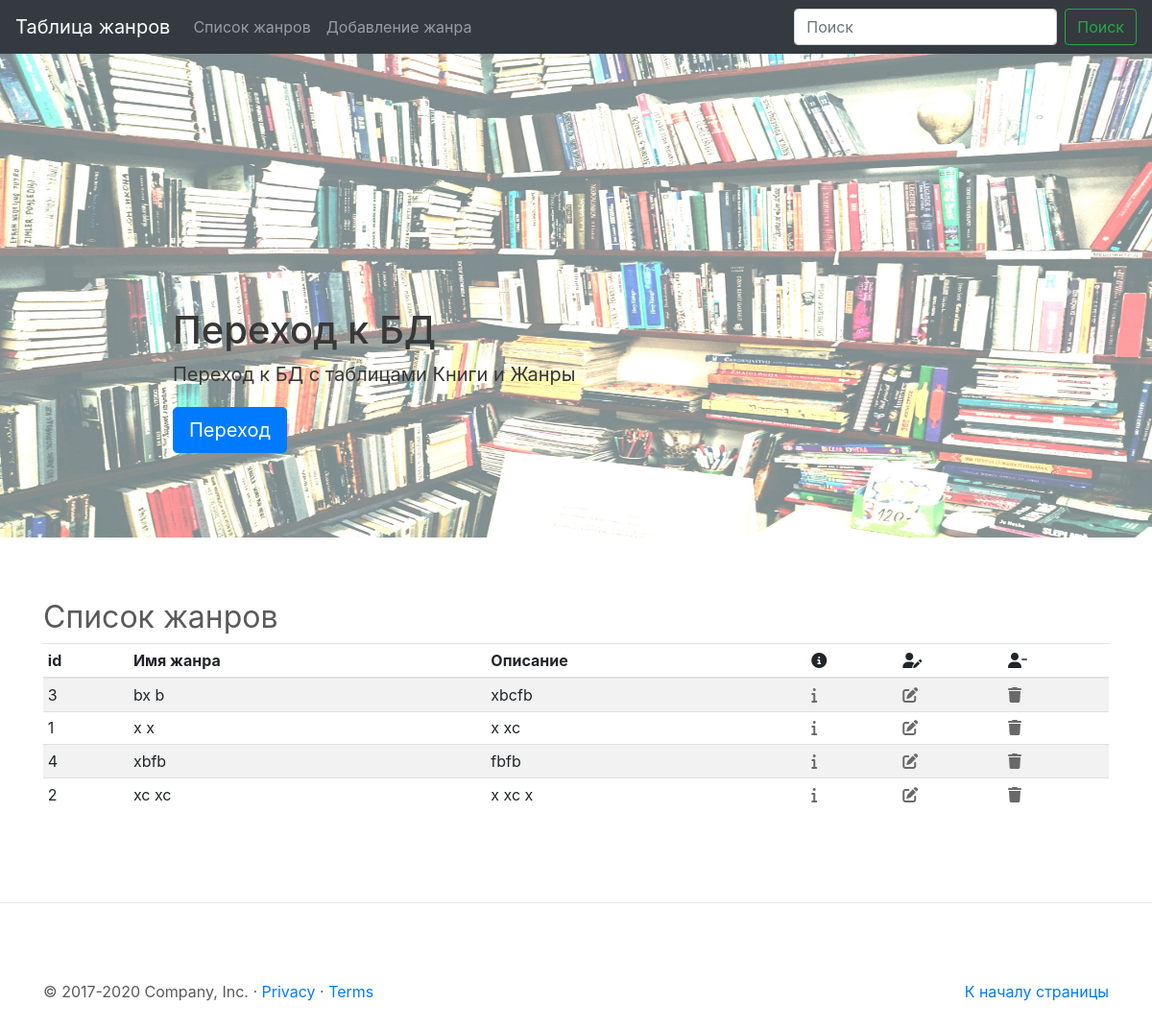
The page /genre/list/ on the database as committed earlier.
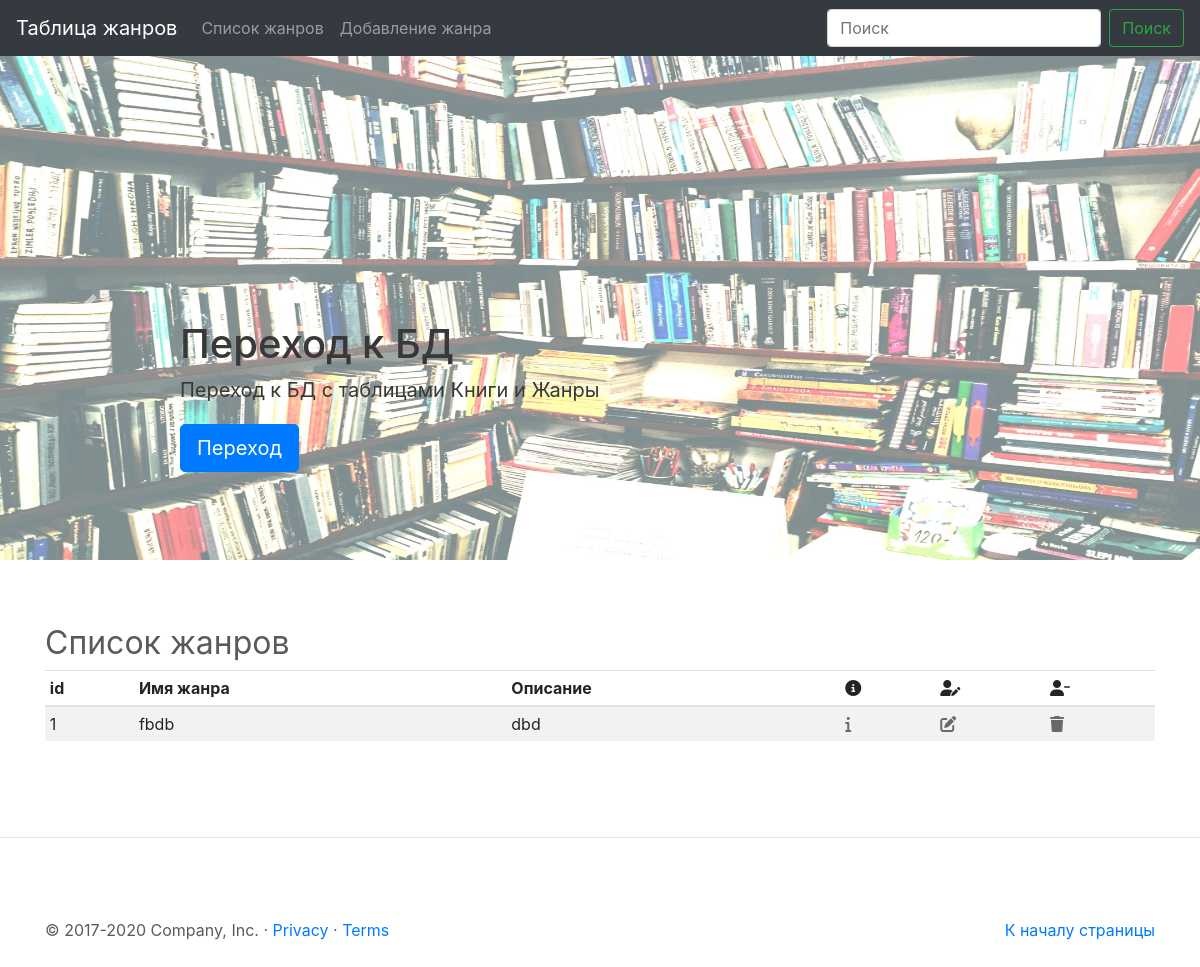
The same page on the database as committed later.
### genre/models.py (models this page shows, shortened)
class Genre(models.Model):
    name = models.CharField(
        verbose_name='Название жанра',
        max_length= 100
    )
    description = models.TextField(
        verbose_name='Описание жанра',
        null=True, # БД позволяет хранить поле пустым
        blank=True, # сигнал Djange, что поле мб пустым
        help_text='Поле может быть пустым'
    )
    class Meta:
        ordering = ['name']

### genre/views.py (the view)
# urls.py: path('list/', GenreList.as_view(), name='list'), # список жанров
class GenreList(ListView):
    template_name = 'genre/list_genre.html'
    context_object_name = 'genre_list'
    model = Genre

### genre/templates/genre/list_genre.html (shortened to what this page needs)
{% extends 'base.html' %}
{% block body %}
    {% include "carousel_genre.html" %}
    <div class="container marketing">
        <h2 id="list-genre">Список жанров</h2>
        <div class="table-responsive">
            <table class="table table-striped table-sm">
                <thead>
                    <tr>
                    <th>id</th>
                    <th>Имя жанра</th>
                    <th>Описание</th>
                    <th><i class="fas fa-info-circle"></i></th>
                    <th><i class="fas fa-user-edit"></i></th>
                    <th><i class="fas fa-user-minus"></i></th>
                    </tr>
                </thead>
                <tbody>
                    {% for genre in genre_list %}
                        <tr>
                            <td>{{ genre.pk }}</td>
                            <td>{{ genre.name }}</td>
                            <td>{{ genre.description }}</td>
                            <td><a href="{% url 'genre:detail' genre.pk %}" title="подробнее"><i style="color:#696969" class="fas fa-info"></i></a></td>
                            <td><a href="{% url 'genre:update' genre.pk %}" title="редактировать"><i style="color:#696969" class="fas fa-edit"></i></a></td>
                            <td><a href="{% url 'genre:delete' genre.pk %}" title="удалить"><i style="color:#696969" class="fas fa-trash"></i></a></td>
                        </tr>
                    {% endfor %}
                </tbody>
            </table>
        </div>
    </div>
{% endblock body %}

### templates/base.html (shortened to what this page needs)
{% load static %}
<!doctype html>
<html lang="ru">
    <head>
        <link rel="stylesheet" href="https://stackpath.bootstrapcdn.com/bootstrap/4.5.0/css/bootstrap.min.css">
        <link href="{% static 'css/carousel.css' %} " rel="stylesheet">
    </head>
    <body>
        {% include "top_menu_genre.html" %}
        <main role="main">
        {% block body %}
        {% endblock body %}
        <hr class="featurette-divider">
        <footer class="container">
            <p class="float-right"><a href="#">К началу страницы</a></p>
            <p>&copy; 2017-2020 Company, Inc. &middot; <a href="#">Privacy</a> &middot; <a href="#">Terms</a></p>
        </footer>
        </main>
    </body>
</html>

### templates/top_menu_genre.html (shortened to what this page needs)
<header>
    <nav class="navbar navbar-expand-md navbar-dark fixed-top bg-dark">
        <a class="navbar-brand" href="#list-genre">Таблица жанров</a>
        <div class="collapse navbar-collapse" id="navbarCollapse">
            <ul class="navbar-nav mr-auto">
                <li class="nav-item">
                    <a class="nav-link" href="{% url 'genre:list' %}">Список жанров<span class="sr-only">(current)</span></a>
                </li>
                <li class="nav-item">
                    <a class="nav-link" href="{% url 'genre:create' %}">Добавление жанра</a>
                </li>
            </ul>
            <form class="form-inline mt-2 mt-md-0">
                <input class="form-control mr-sm-2" type="text" placeholder="Поиск" aria-label="Search">
                <button class="btn btn-outline-success my-2 my-sm-0" type="submit">Поиск</button>
            </form>
        </div>
    </nav>
</header>

### templates/carousel_genre.html (shortened to what this page needs)
{% load static %}
<div id="myCarousel" class="carousel slide" data-ride="carousel">
    <ol class="carousel-indicators">
        <li data-target="#myCarousel" data-slide-to="0" class="active"></li>
        <li data-target="#myCarousel" data-slide-to="1"></li>
        <li data-target="#myCarousel" data-slide-to="2"></li>
    </ol>
    <div class="carousel-inner">
        <div class="carousel-item active">
            <img src="{% static 'img/favicons/books-table.jpg' %}" alt="">
            <div class="container">
                <div class="carousel-caption text-left">
                    <h1 style="color:#383838">Переход к БД</h1>
                    <p style="color:#383838">Переход к БД с таблицами Книги и Жанры</p>
                    <p><a class="btn btn-lg btn-primary" href="/admin/" target=_blank role="button">Переход</a></p>
                </div>
            </div>
        </div>
    </div>
    <a class="carousel-control-prev" href="#myCarousel" role="button" data-slide="prev">
        <span class="carousel-control-prev-icon" aria-hidden="true"></span>
    </a>
    <a class="carousel-control-next" href="#myCarousel" role="button" data-slide="next">
        <span class="carousel-control-next-icon" aria-hidden="true"></span>
    </a>
</div>

### static/css/carousel.css (style rules this page uses)
body { padding-top: 3rem; padding-bottom: 3rem; color: #5a5a5a; }
.carousel { margin-bottom: 4rem; }
.carousel-caption { bottom: 3rem; z-index: 10; }
.carousel-item { height: 32rem; }
.carousel-item > img { position: absolute; top: 0; left: 0; min-width: 100%; height: 32rem; }
.marketing h2 { font-weight: 400; }
.featurette-divider { margin: 5rem 0; }
@media (min-width: 40em) { .carousel-caption p { margin-bottom: 1.25rem; font-size: 1.25rem; line-height: 1.4; } }

Rows that differ between the two databases and show on the page:
removed Genre: pk "3", name "bx b", description "xbcfb"
removed Genre: pk "4", name "xbfb", description "fbfb"
removed Genre: pk "2", name "xc xc", description "x xc x"
changed Genre id 1: name "x x" → "fbdb"; description "x xc" → "dbd"
